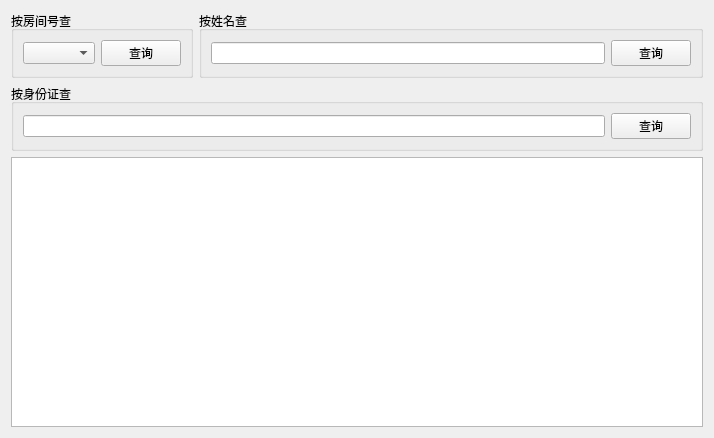
<?xml version="1.0" encoding="UTF-8"?>
<ui version="4.0">
 <class>KGuestInfoCheck</class>
 <widget class="QWidget" name="KGuestInfoCheck">
  <property name="geometry">
   <rect>
    <x>0</x>
    <y>0</y>
    <width>714</width>
    <height>438</height>
   </rect>
  </property>
  <property name="windowTitle">
   <string>Form</string>
  </property>
  <layout class="QGridLayout" name="gridLayout_4">
   <item row="0" column="0">
    <layout class="QVBoxLayout" name="verticalLayout_2" stretch="1,5">
     <item>
      <layout class="QVBoxLayout" name="verticalLayout">
       <item>
        <layout class="QHBoxLayout" name="horizontalLayout_4">
         <item>
          <widget class="QGroupBox" name="groupBox">
           <property name="title">
            <string>按房间号查</string>
           </property>
           <layout class="QGridLayout" name="gridLayout">
            <item row="0" column="0">
             <layout class="QHBoxLayout" name="horizontalLayout">
              <item>
               <widget class="QComboBox" name="m_room_list"/>
              </item>
              <item>
               <widget class="QPushButton" name="m_search_roomid">
                <property name="text">
                 <string>查询</string>
                </property>
               </widget>
              </item>
             </layout>
            </item>
           </layout>
          </widget>
         </item>
         <item>
          <widget class="QGroupBox" name="groupBox_2">
           <property name="title">
            <string>按姓名查</string>
           </property>
           <layout class="QGridLayout" name="gridLayout_3">
            <item row="0" column="0">
             <layout class="QHBoxLayout" name="horizontalLayout_2">
              <item>
               <widget class="QLineEdit" name="m_name_edit"/>
              </item>
              <item>
               <widget class="QPushButton" name="m_search_name">
                <property name="text">
                 <string>查询</string>
                </property>
               </widget>
              </item>
             </layout>
            </item>
           </layout>
          </widget>
         </item>
        </layout>
       </item>
       <item>
        <widget class="QGroupBox" name="groupBox_3">
         <property name="title">
          <string>按身份证查</string>
         </property>
         <layout class="QGridLayout" name="gridLayout_2">
          <item row="0" column="0">
           <layout class="QHBoxLayout" name="horizontalLayout_3">
            <item>
             <widget class="QLineEdit" name="m_idnumber_edit"/>
            </item>
            <item>
             <widget class="QPushButton" name="m_search_btn">
              <property name="text">
               <string>查询</string>
              </property>
             </widget>
            </item>
           </layout>
          </item>
         </layout>
        </widget>
       </item>
      </layout>
     </item>
     <item>
      <widget class="QTableView" name="m_table_view"/>
     </item>
    </layout>
   </item>
  </layout>
 </widget>
 <resources/>
 <connections/>
</ui>
